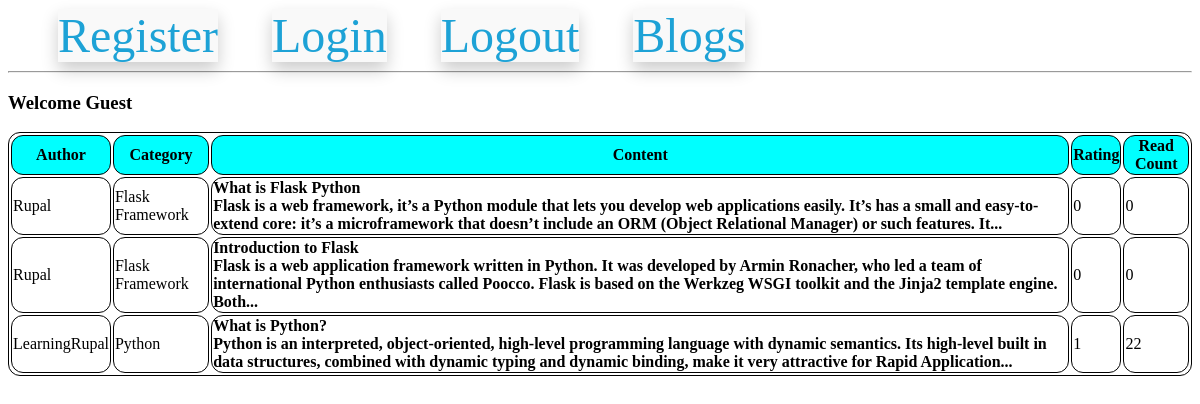
The page /listAllBlogs on the database its author committed.
### models.py (models this page shows, shortened)
class UserModel(UserMixin,db.Model):
    __tablename__ = 'users'
    id = db.Column(db.Integer, primary_key=True)
    email = db.Column(db.String(100), unique=True)
    username = db.Column(db.String(100))
    password_hash = db.Column(db.String(250))

class BlogModel(db.Model):
    id = db.Column(db.Integer,primary_key=True)
    category_id = db.Column(db.Integer,db.ForeignKey('category_master.category_id'), nullable=False)
    blog_user_id = db.Column(db.Integer,db.ForeignKey('users.id'), nullable=False)
    blog_text = db.Column(db.Text, nullable=False)
    blog_creation_date = db.Column(db.DateTime)
    blog_read_count = db.Column(db.Integer, default=0)
    blog_rating_count = db.Column(db.Integer, default=0)

### routes.py (the view)
@app.route('/listAllBlogs')
def list_all_blogs():
    all_blogs = BlogModel.query.all()
    all_users = UserModel.query.all()
    print(all_blogs)
    return render_template('list_all_blogs.html',all_blogs=all_blogs, all_users=all_users, all_categories = global_all_category_name)

### templates/list_all_blogs.html (shortened to what this page needs)
{% extends 'base.html'%}
{% block content%}
    {% if current_user.username == Null %}
    <h3>Welcome Guest</h3>
    {% else %}
    <h3>Welcome {{current_user.username}}</h3>
    {% endif %}
    <table>
        <thead>
            <th>
                Author
            </th>
            <th>
                Category
            </th>
            <th>Content</th>
            <th>Rating</th>
            <th>Read Count</th>
        </thead>
        <tbody>
            {% for a_blog in all_blogs %}
            <tr>
                <td>{{ all_users[a_blog.blog_user_id-1].username}}</td>
                <td>{{ all_categories[a_blog.category_id-1] }}</td>
                {% if current_user.is_authenticated %}
                   <td> <a href="/blogDetail/{{a_blog.id}}/{{all_users[a_blog.blog_user_id-1].username}}/{{ all_categories[a_blog.category_id-1] }}">{{ a_blog.blog_text|safe|truncate(275) }}</a></td>
                {% else %}
                <td>{{ a_blog.blog_text|safe|truncate(275) }}</td>
                {% endif %}
                <td>{{ a_blog.blog_rating_count }}</td>
                <td>{{ a_blog.blog_read_count }}</td>
            </tr>
           {% endfor%}
        </tbody>
    </table>
{% endblock %}

### templates/base.html (shortened to what this page needs)
<head>
</head>
<body>
    <nav>
        <a href="{{ url_for('register')}}">Register</a>
        <a href="{{ url_for('login')}}">Login</a>
        <a href="{{ url_for('logout')}}">Logout</a>
        <a href="{{ url_for('blogs')}}">Blogs</a>
    </nav>
    <hr>
    <div class='content'>
        {% block content%}
        {% endblock %}
    </div>
</body>

### templates/base.html (style rules this page uses)
nav a { color: #1da2d6; font-size: 3em; margin-left: 50px; text-decoration:none; box-shadow: 0px 8px 16px 0px rgba(0,0,0,0.2); z-index: 1; background-color: #f9f9f9; }

### templates/list_all_blogs.html (style rules this page uses)
th { background-color: aqua; }
table, td, th { border: 1px solid black; border-radius: 12px; }

### rows shown on the page
BlogModel: all_categories "Flask Framework", blog_text "What is Flask Python Flask is a web framework, it’s a Python module that lets you develop web applications easily. It’s has a small and easy-to-extend core: it’s a microframework that doesn’t include an ORM (Object Relational Manager) or such features. It...", blog_rating_count "0", blog_read_count "0"
UserModel: username "Rupal"
BlogModel: all_categories "Flask Framework", blog_text "Introduction to Flask Flask is a web application framework written in Python. It was developed by Armin Ronacher, who led a team of international Python enthusiasts called Poocco. Flask is based on the Werkzeg WSGI toolkit and the Jinja2 template engine. Both...", blog_rating_count "0", blog_read_count "0"
BlogModel: all_categories "Python", blog_text "What is Python? Python is an interpreted, object-oriented, high-level programming language with dynamic semantics. Its high-level built in data structures, combined with dynamic typing and dynamic binding, make it very attractive for Rapid Application...", blog_rating_count "1", blog_read_count "22"
UserModel: username "LearningRupal"
